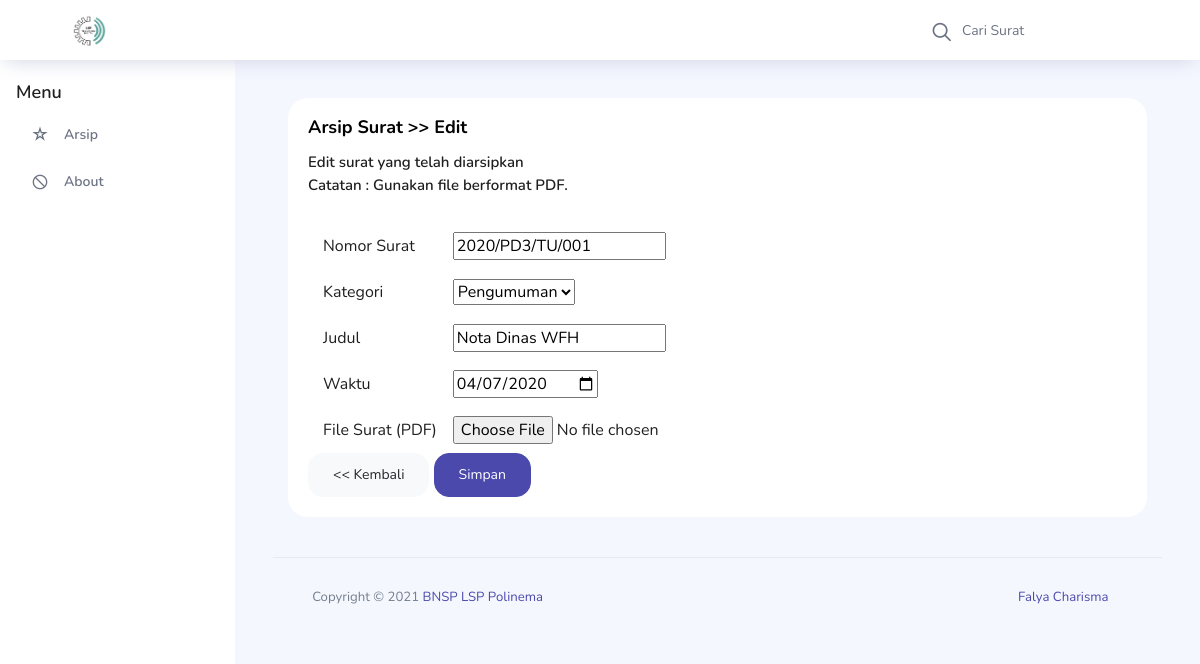
The page /pages/surat-edit.php?id=1 on the database its author committed.
### tables this page shows
CREATE TABLE `surat` (
  `id_surat` int(11) NOT NULL,
  `nomor_surat` varchar(50) NOT NULL,
  `kategori` enum('Pengumuman','Undangan') NOT NULL,
  `judul` varchar(50) NOT NULL,
  `waktu` date NOT NULL,
  `file` varchar(50) NOT NULL
);

### pages/surat-edit.php (the view, shortened to what this page needs)
<?php
include'../koneksi.php';
$id_surat = $_GET['id'];
    $q_tampil_surat = mysqli_query($db, "SELECT * FROM surat WHERE id_surat= '$id_surat'");
    $r_tampil_surat = mysqli_fetch_array($q_tampil_surat);
?>
<?php
include'header.php';
?>
      <div class="main-panel">
        <div class="content-wrapper">
           <div class="col-12 grid-margin stretch-card">
              <div class="card">
                <div class="card-body">
                  <h4 class="card-title">Arsip Surat >> Edit</h4>
                  <h6>Edit surat yang telah diarsipkan</h6>
                  <h6>Catatan : Gunakan file berformat PDF.</h6><br>
                  <form class="forms-sample"  action="../proses/surat-edit-proses.php" method="post" enctype="multipart/form-data">
                    <table id="tabel-input">
                    <tr>
                        <td class="col-sm-3 col-form-label">Nomor Surat</td>
                        <td class="isian-formulir"><input type="text" name="nomor_surat" value="<?php echo $r_tampil_surat['nomor_surat'];?>" class="isian-formulir isian-formulir-border"></td>
                    </tr>
                    <tr>
                        <td class="col-sm-3 col-form-label">Kategori</td>
                        <td class="isian-formulir">
                         <select name="kategori" class="isian-formulir isian-formulir-borderl">
                          <option value="Pengumuman">Pengumuman</option>
                        </select>
                      </td>
                    </tr>
                    <tr>
                        <td class="col-sm-3 col-form-label">Judul</td>
                        <td class="isian-formulir"><input type="text" name="judul" value="<?php echo $r_tampil_surat['judul'];?>" class="isian-formulir isian-formulir-border"></td>
                    </tr>
                     <tr>
                        <td class="col-sm-3 col-form-label">Waktu</td>
                        <td class="isian-formulir"><input type="date" name="waktu" value="<?php echo $r_tampil_surat['waktu'];?>" class="isian-formulir isian-formulir-border"></td>
                    </tr>
                    <tr>
                        <td class="col-sm-3 col-form-label">File Surat (PDF)</td>
                        <td class="isian-formulir">
                            <input type="file" name="file" class="isian-formulir isian-formulir-border">
                        </td>
                    </tr>
                  </table>
                  </form>
                   <a href="surat.php" class="btn btn-light"><h7><< Kembali</h7></a>
                    <button type="submit" name="simpan" class="btn btn-primary mr-2">Simpan</button>
                </div>
              </div>
            </div>
 <?php
include'footer.php';
?>

### rows shown on the page
surat: nomor_surat "2020/PD3/TU/001", judul "Nota Dinas WFH", waktu "04/07/2020"
